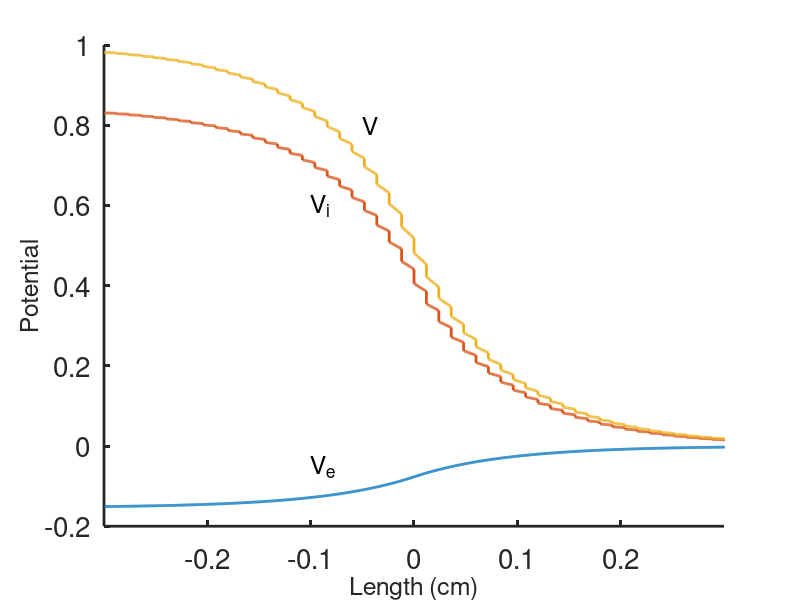

Here is the MATLAB script that generated this plot:
%  -------------------------------------------------------------------
%
%   Calculate the potentials in a passive cardiac cable.
%
%   For Chapter 12, Section 12.4.2 of
%   Keener and Sneyd, Mathematical Physiology, 3rd Edition, Springer.
% 
%   Written by James Keener and James Sneyd.
% 
%  ------------------------------------------------------------------- 

%The sawtooth potential
clear all
close all
clc
set(0,                           ...
   'defaultaxesfontsize', 20,   ...
   'defaultaxeslinewidth', 1.5, ...
   'defaultlinelinewidth', 2.0)

L = 0.012;
qi = 5.47e-3;
qe = 0.5 *qi;
Q = qi+qe;
sQ = sqrt(Q);
lambda = sQ/L;
lambda_g = 0.09;
mu = exp(-L/lambda_g)
m=mu;
ratc=qi/Q; 
E = exp(sQ);
LAM = 2*(mu-E)*(mu-1/E)/(mu*(E-1/E));

A=-E/(E^2*LAM + 2*E^2 - 4*E*m - LAM + 2);
B=A;
C= -(2*E^2*LAM*m^2 + 2*E^2*m^2*ratc - 2*E^2*LAM*m + 2*E^2*m^2 - 4*E*m^3 ...
    - 4*E*m^2*ratc - 4*E^2*m - 2*E^2*ratc + 8*E*m^2 - 2*LAM*m^2 ...
    + 2*m^2*ratc + 2*E^2 - 4*E*m + 4*E*ratc + 2*LAM*m + 2*m^2 - 4*m - 2*ratc + 2) ...
    /((E^2*LAM + 2*E^2 - 4*E*m - LAM + 2)*(m^2 - 2*m + 1));
 
x = [0:.05:1]*L;
% for positive n
phi = (mu-1/E)*exp(lambda*x) + (mu - E)*exp(-lambda*x);

Pk = 2*qe/Q*(mu-1/E)*(mu-E)/(mu-1);
phi_i = phi*qi/Q+Pk;
phi_e = -phi*qe/Q + Pk;

% for negative n

phin = (1/mu-1/E)*exp(lambda*x) + (1/mu - E)*exp(-lambda*x);

Pkn = 2*qe/Q*(1/mu-1/E)*(1/mu-E)/(1/mu-1);
phi_in =  (phin*qi/Q+Pkn);
phi_en = -phin*qe/Q + Pkn;

Vi = [];
Ve = [];
y = [];

for j =  -25:-1
    Vi = [Vi,B*mu^(-j)*phi_in+1+C];
    Ve=[Ve,B*mu^(-j)*phi_en+C];
    y=[y,j*L+x];
end

for j = 0:25
    Vi = [Vi,A*mu^j*phi_i];
    Ve = [Ve,A*mu^j*phi_e];
    y = [y,j*L+x];
end

figure(1)
plot(y,Ve,y,Vi,y,Vi-Ve,'linewidth',2);

xlabel('Length (cm)', 'fontsize',18)
ylabel('Potential', 'fontsize',18)
text(-.1,-0.05,'V_e','fontsize',18)
text(-.1,0.6,'V_i','fontsize',18)
text(-0.05,0.8,'V','fontsize',18)
 axis([-0.3 0.3 -0.2 1])
set(gca,'linewidth',2.0)
box off
test=[y' Vi' Ve'];
save('test.dat','-ascii','test')

 
